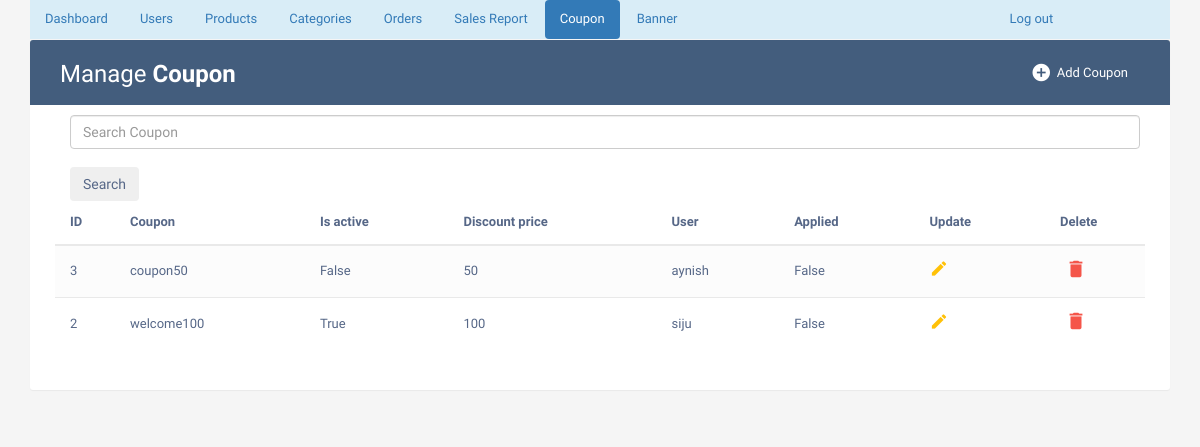
/admincouponlist/ (signed in), run on an earlier commit of the app's database.
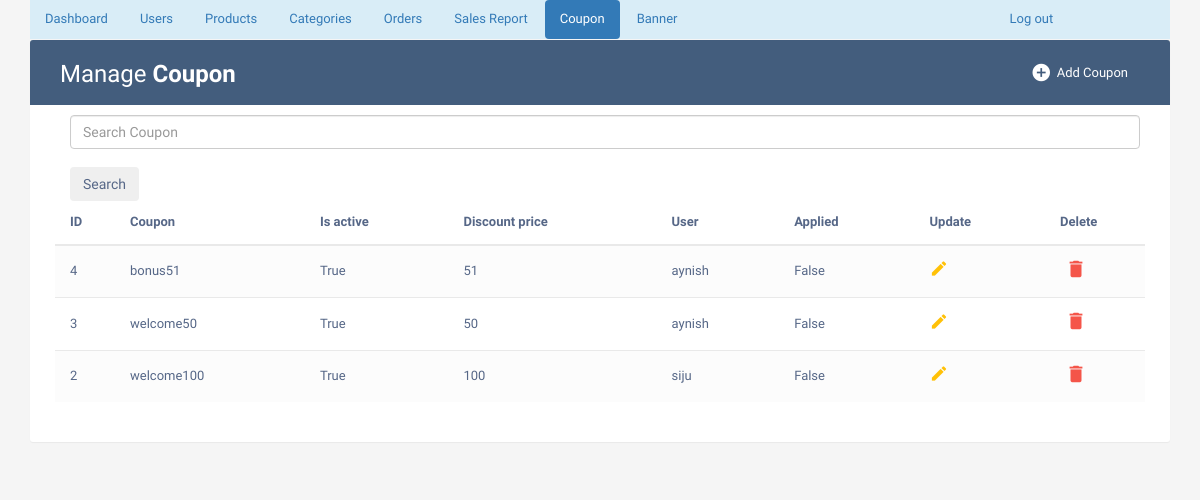
And on a later commit of the database.
### phase/models.py (models this page shows, shortened)
class Coupon(models.Model):
    coupon_code=models.CharField(max_length=30)
    is_active=models.BooleanField(default=False)
    discount_price=models.IntegerField(default=0)
    minimum_amount=models.IntegerField(default=500)
    applied=models.BooleanField(default=False)
    user=models.ForeignKey(UserDetail, on_delete=models.CASCADE, null=False)

class UserDetail(models.Model):
    uname=models.CharField(unique=True, max_length=50)
    uemail=models.CharField(max_length=50)
    uphone=models.CharField(max_length=50, null=True)
    upassword=models.CharField(max_length=50)
    uactive=models.BooleanField(default=True)
    uimage = models.ImageField(upload_to='imagestore/', null=True, blank=True)
    uotp=models.IntegerField(null=True)
    def __str__(self):
        return self.uname

### phase/views.py (the view)
# urls.py: path('admincouponlist/', views.admincouponlist, name='admincouponlist'),
def admincouponlist(request):
    if 'username' in request.session:
        if 'search' in request.GET:
            search=request.GET['search']
            member=Coupon.objects.filter(coupon_code__icontains=search)
        else:
            member=Coupon.objects.all().order_by('-id')
        return render(request,'admincouponlist.html',{'member': member})
    else:
        return render(request, 'adminlogin.html')

### Templates/admincouponlist.html
{% extends "adminbase.html" %}
{% block active9 %} "active" {% endblock%}
{% block tablewrapper %}
                    <div class="col-sm-6">
						<h2>Manage <b>Coupon</b></h2>
					</div>
                    <div class="col-sm-6">
                        <a href="{% url 'adminaddcoupon' %}" class="btn" data-toggle="modal"><i class="material-icons">&#xE147;</i> <span>Add Coupon</span></a>
                      </div>
                    </div>
{% endblock %}
{% block tablecontent%}
                <form action="{% url 'admincouponlist' %}" class="d-flex offset-md-1 container m-auto" style="width:1100px">
                    <input class="form-control offset-md-1" type="search" placeholder="Search Coupon" name="search" aria-label="Search"><br>
                    <button class="btn btn-outline-secondary" type="submit">Search</button>
                </form>
                <table class="table table-striped table-hover">
                <thead>
                    <tr>
                        <th>ID</th>
                        <th>Coupon</th>
                        <th>Is active</th>
                        <th>Discount price</th>
                        <th>User</th>
                        <th>Applied</th>
                        <th>Update</th>
                        <th>Delete</th>
                    </tr>
                </thead>
                <tbody>
                    {% for x in member %}
                    <tr>
                        <td>{{ x.id }}</td>
                        <td>{{ x.coupon_code }}</td>
                        <td>{{ x.is_active }}</td>
                        <td>{{x.discount_price}}</td>
                        <td>{{x.user}}</td>
                        <td>{{x.applied}}</td>
                        <td>
                           <a href="{% url 'updatecoupon' %}?uid={{x.id}}" class="edit" data-toggle="modal"><i class="material-icons" data-toggle="tooltip" title="Edit">&#xE254;</i></a>
                        </td>
                        <td>
                            <a href="{% url 'deletecoupon' %}?uid={{x.id}}" class="delete" data-toggle="modal"><i class="material-icons" data-toggle="tooltip" title="Delete">&#xE872;</i></a>
                        </td>
                    </tr>
                    {% endfor %}
                </tbody>
                </table>
{% endblock %}

### Templates/adminbase.html (shortened to what this page needs)
{% load static %}
<!DOCTYPE html>
<html lang="en">
<head>
<link rel="stylesheet" href="https://maxcdn.bootstrapcdn.com/font-awesome/4.7.0/css/font-awesome.min.css">
<link rel="stylesheet" href="https://maxcdn.bootstrapcdn.com/bootstrap/3.3.7/css/bootstrap.min.css">
    <link rel="stylesheet" href="//cdn.jsdelivr.net/npm/alertifyjs@1.13.1/build/css/alertify.min.css"/>
    <link rel="stylesheet" href="//cdn.jsdelivr.net/npm/alertifyjs@1.13.1/build/css/themes/default.min.css"/>
  <body>
    <div class="container">
        <div class="nav-bar">
            <ul class="nav nav-pills bg-info list">
                <li role="presentation" class={% block active1 %} {% endblock %}><a href="{% url 'admindashboard' %}">Dashboard</a></li>
                <li role="presentation" class={% block active2 %} {% endblock %}><a href="{% url 'adminuserlist' %}">Users</a></li>
                <li role="presentation" class={% block active3 %} {% endblock %}><a href="{% url 'adminproductlist' %}">Products</a></li>
				<li role="presentation" class={% block active5 %} {% endblock %}><a href="{% url 'admincategorylist' %}">Categories</a></li>
				<li role="presentation" class={% block active7 %} {% endblock %}><a href="{% url 'adminorderlist' %}">Orders</a></li>
				<li role="presentation" class={% block active8 %} {% endblock %}><a href="{% url 'sales_report' %}">Sales Report</a></li>
				<li role="presentation" class={% block active9 %} {% endblock %}><a href="{% url 'admincouponlist' %}">Coupon</a></li>
				<li role="presentation" class={% block active10 %} {% endblock %}><a href="{% url 'adminbannerlist' %}">Banner</a></li>
                <li ><a class="log-out" href="{% url 'adminlogout' %}">Log out</a></li>
            </ul>
        </div>
        <div class="table-wrapper" style="margin-top:1px">
            <div class="table-title">
                <div class="row">
                  {% block tablewrapper %} {% endblock %}
            </div>
                {% block tablecontent %} {% endblock %}
        </div>
    </div>
</body>
</html>

### Templates/adminbase.html (style rules this page uses)
body { color: #566787; background: #f5f5f5; font-family: 'Varela Round', sans-serif; font-size: 13px; }
.table-wrapper { background: #fff; padding: 20px 25px; margin: 30px 0; border-radius: 3px; box-shadow: 0 1px 1px rgba(0,0,0,.05); }
.table-title { padding-bottom: 15px; background: #435d7d; color: #fff; padding: 16px 30px; margin: -20px -25px 10px; border-radius: 3px 3px 0 0; }
.table-title h2 { margin: 5px 0 0; font-size: 24px; }
.table-title .btn { color: #fff; float: right; font-size: 13px; border: none; min-width: 50px; border-radius: 2px; border: none; outline: none !important; margin-left: 10px; }
.table-title .btn i { float: left; font-size: 21px; margin-right: 5px; }
.table-title .btn span { float: left; margin-top: 2px; }
table.table tr th, table.table tr td { border-color: #e9e9e9; padding: 12px 15px; vertical-align: middle; }
table.table tr th:first-child { width: 60px; }
table.table tr th:last-child { width: 100px; }
table.table-striped tbody tr:nth-of-type(odd) { background-color: #fcfcfc; }
table.table td:last-child i { opacity: 0.9; font-size: 22px; margin: 0 5px; }
table.table td a { font-weight: bold; color: #566787; display: inline-block; text-decoration: none; outline: none !important; }
table.table td a.edit { color: #FFC107; }
table.table td a.delete { color: #F44336; }
table.table td i { font-size: 19px; }
.log-out { margin-left:300px }

What changed in the data, as far as the page shows it:
added Coupon: id "4", coupon_code "bonus51", is_active "True", discount_price "51", user "aynish", applied "False"
changed Coupon id 3: coupon_code "coupon50" → "welcome50"; is_active "False" → "True"
